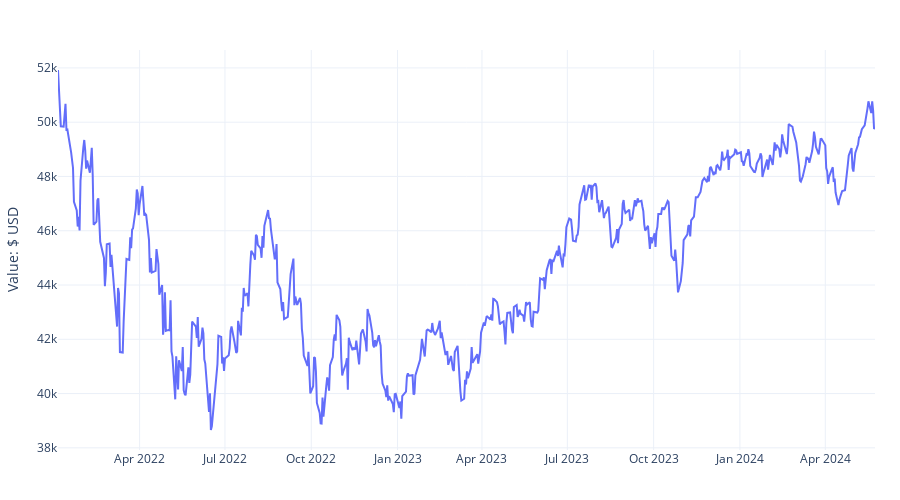

Here is the notebook cell this chart was saved with:
### Code cell
CHART_THEME = 'plotly_white'  # others include seaborn, ggplot2, plotly_dark

chart_ptfvalue = go.Figure()  # generating a figure that will be updated in the following lines
chart_ptfvalue.add_trace(go.Scatter(x=plotlydf_portfval.date, y=plotlydf_portfval.portf_value,
                    mode='lines',  # you can also use "lines+markers", or just "markers"
                    name='Global Value'))
chart_ptfvalue.layout.template = CHART_THEME
chart_ptfvalue.layout.height=500
chart_ptfvalue.update_layout(margin = dict(t=50, b=50, l=25, r=25))  # this will help you optimize the chart space
chart_ptfvalue.update_layout(
    # title='Global Portfolio Value (USD $)',
    xaxis_tickfont_size=12,
    yaxis=dict(
        title='Value: $ USD',
        titlefont_size=14,
        tickfont_size=12,
        ))
# chart_ptfvalue.update_xaxes(rangeslider_visible=False)
# chart_ptfvalue.update_layout(showlegend=False)
chart_ptfvalue.show()

### Figure 1 — Plotly figure (JSON) as saved in the notebook; plotly's stock layout.template omitted (floating-point values rounded to 4 significant figures; data arrays with more than 128 entries replaced by an {"elided": "..."} marker saying what was removed)
{"data": [{"mode": "lines", "name": "Global Value", "type": "scatter", "x": {"elided": "601 str values"}, "y": {"elided": "601 float values"}}], "layout": {"height": 500, "margin": {"b": 50, "l": 25, "r": 25, "t": 50}, "xaxis": {"tickfont": {"size": 12}}, "yaxis": {"tickfont": {"size": 12}, "title": {"font": {"size": 14}, "text": "Value: $ USD"}}}}
